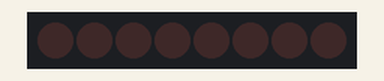
A sketch run on a simulated Arduino Uno, built with avr-gcc and run on an emulated ATmega328P. Parts: 8 shift-register outputs drawn as a row of LEDs (first output left, lit = HIGH). Wiring (inferred from the names in the program): shift register (74HC595): data pin 4; shift clock pin 6; latch pin 5. Wiring (inferred from the signals the program sends): row of LEDs: on Q0, Q1, Q2, Q3, Q4, Q5, Q6, Q7.

Above: at 0.2 s.
At 1.2 s:
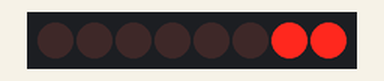
At 1.7 s:
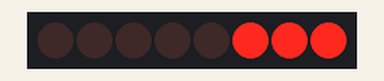
At 2.2 s:
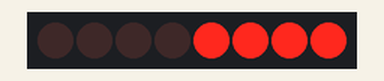
At 3.7 s:
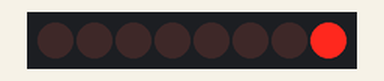
At 5.7 s:
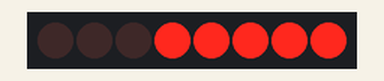
Timing chart, 0 to 6.9 s (numbered marks = the images above):
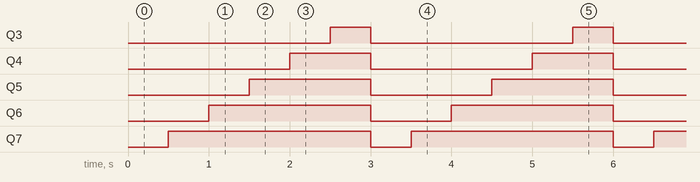

The sketch:

74HC595_Shift_Register.ino
```cpp
int latchPin = 5;  // Latch pin of 74HC595 is connected to  pin 5
int clockPin = 6; // Clock pin of 74HC595 is connected to pin 6
int dataPin = 4;  // Data pin of 74HC595 is connected to pin 4
int ledAmount = 5; //amount of LEDs used in this project

byte leds = 0;    // Variable to hold the pattern of which LEDs are currently turned on or off


void setup()
{
  // Set all the pins of 74HC595 as OUTPUT
  pinMode(latchPin, OUTPUT);
  pinMode(dataPin, OUTPUT);
  pinMode(clockPin, OUTPUT);
}


void loop()
{
  leds = 0; // turn leds off
  updateShiftRegister();
  delay(500);
  for (int i = 0; i < ledAmount; i++) //incrementally display the LEDs
  {
    bitSet(leds, i);    // Set the bit that controls that LED in the variable 'leds'
    updateShiftRegister();
    delay(500);
  }
}

void updateShiftRegister()
{
   digitalWrite(latchPin, LOW);
   shiftOut(dataPin, clockPin, LSBFIRST, leds); //shifts data to the left starting at the right most bit
   digitalWrite(latchPin, HIGH); //copies values of shift register over to the storage register
}
```

Measured:
- by itself, Q3: alternates HIGH for 0.50 s and LOW for 2.5 s
- by itself, Q4: alternates HIGH for 1.0 s and LOW for 2.0 s
- by itself, Q5: alternates HIGH for 1.5 s and LOW for 1.5 s
- by itself, Q6: alternates HIGH for 2.0 s and LOW for 1.0 s
- by itself, Q7: alternates HIGH for 2.5 s and LOW for 0.50 s
